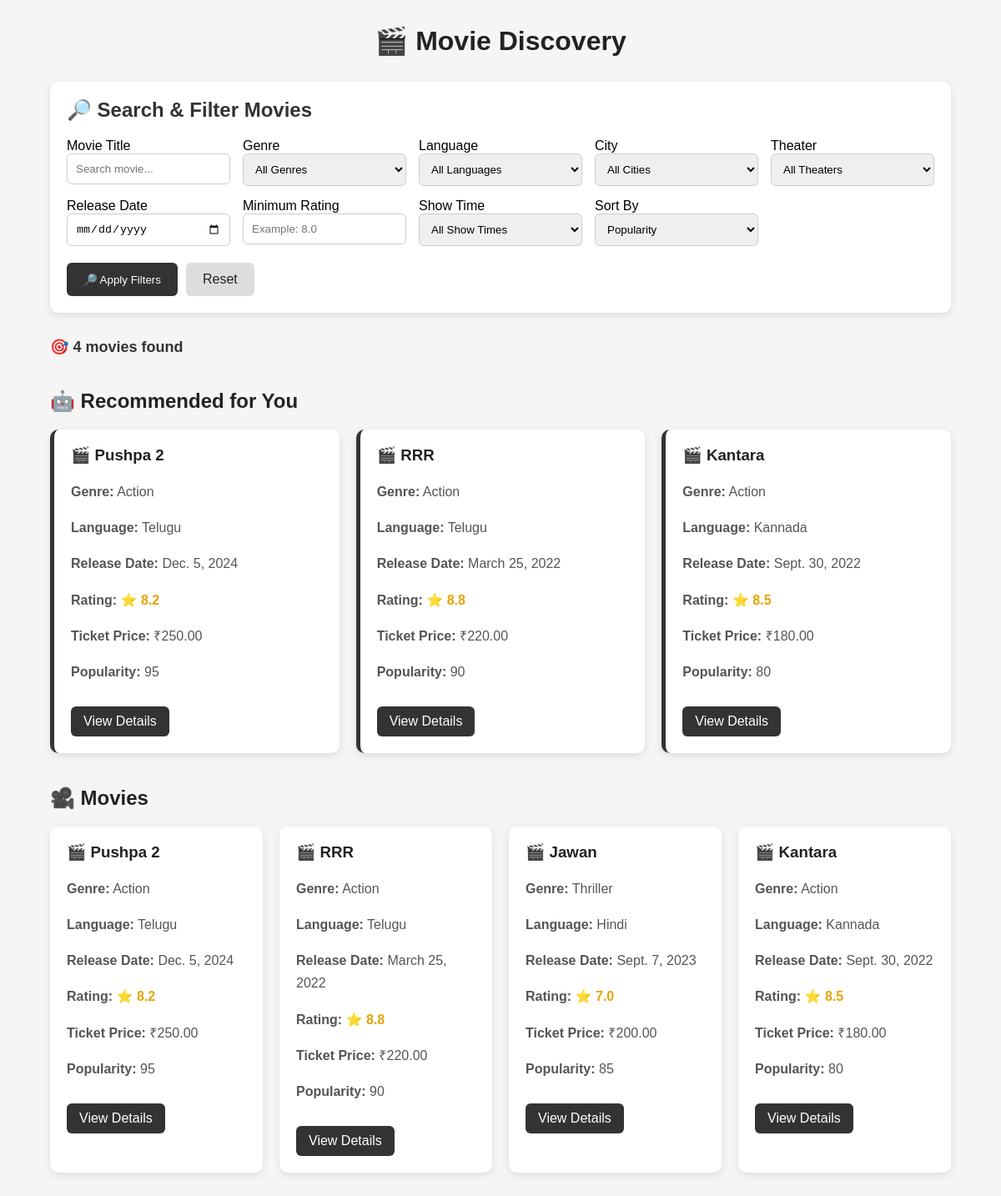
The app's page / (signed in) with its own data.
### movies/models.py (models this page shows, shortened)
class Movie(models.Model):
    LANGUAGE_CHOICES = [
        ("Telugu", "Telugu"),
        ("Hindi", "Hindi"),
        ("Tamil", "Tamil"),
        ("Kannada", "Kannada"),
        ("English", "English"),
    ]
    title = models.CharField(
        max_length=200,
        db_index=True
    )
    genre = models.ForeignKey(
        Genre,
        on_delete=models.CASCADE,
        related_name="movies"
    )
    language = models.CharField(
        max_length=50,
        choices=LANGUAGE_CHOICES,
        db_index=True
    )
    release_date = models.DateField(
        db_index=True
    )
    rating = models.DecimalField(
        max_digits=3,
        decimal_places=1,
        default=0
    )
    ticket_price = models.DecimalField(
        max_digits=8,
        decimal_places=2
    )
    popularity = models.PositiveIntegerField(
        default=0,
        db_index=True
    )
    theaters = models.ManyToManyField(
        Theater,
        related_name="movies"
    )
    created_at = models.DateTimeField(
        auto_now_add=True
    )
    class Meta:
        indexes = [
            models.Index(
                fields=["title", "language"]
            ),
            models.Index(
                fields=["release_date", "rating"]
            ),
            models.Index(
                fields=["popularity"]
            ),
        ]

class Genre(models.Model):
    name = models.CharField(
        max_length=100,
        unique=True
    )

### movies/views.py (the view, shortened to what this page needs)
@login_required
def movie_list(request):
    search = request.GET.get("search", "").strip()
    genre = request.GET.get("genre", "").strip()
    language = request.GET.get("language", "").strip()
    city = request.GET.get("city", "").strip()
    theater = request.GET.get("theater", "").strip()
    release_date = request.GET.get("release_date", "").strip()
    rating = request.GET.get("rating", "").strip()
    show_time = request.GET.get("show_time", "").strip()
    sort = request.GET.get("sort", "popularity").strip()
    movies = (
        Movie.objects
        .select_related("genre")
        .prefetch_related("theaters__city")
    )
    if search:
        movies = movies.filter(
            title__icontains=search
        )
    if language:
        movies = movies.filter(
            language=language
        )
    if release_date:
        movies = movies.filter(
            release_date=release_date
        )
    movies = movies.distinct()
    if sort == "newest":
        movies = movies.order_by(
            "-release_date"
        )
    elif sort == "rating":
        movies = movies.order_by(
            "-rating"
        )
    elif sort == "price_low":
        movies = movies.order_by(
            "ticket_price"
        )
    elif sort == "price_high":
        movies = movies.order_by(
            "-ticket_price"
        )
    else:
        movies = movies.order_by(
            "-popularity"
        )
    matching_movies = movies.count()
    paginator = Paginator(
        movies,
        6
    )
    page_number = request.GET.get(
        "page"
    )
    page_obj = paginator.get_page(
        page_number
    )
    genres = Genre.objects.all().order_by(
        "name"
    )
    cities = City.objects.all().order_by(
        "name"
    )
    theaters = Theater.objects.select_related(
        "city"
    ).order_by(
        "name"
    )
    booked_movie_ids = Booking.objects.filter(
        user=request.user
    ).values_list(
        "movie_id",
        flat=True
    )
    viewed_movie_ids = RecentlyViewed.objects.filter(
        user=request.user
    ).order_by(
        "-viewed_at"
    ).values_list(
        "movie_id",
        flat=True
    )[:10]
    booked_genre_ids = Movie.objects.filter(
        id__in=booked_movie_ids
    ).values_list(
        "genre_id",
        flat=True
    )
    recommended_movies = (
        Movie.objects
        .select_related("genre")
        .filter(
            Q(genre_id__in=booked_genre_ids)
            |
            Q(id__in=viewed_movie_ids)
        )
        .exclude(
            id__in=booked_movie_ids
        )
        .order_by(
            "-popularity"
        )
        .distinct()[:5]
    )
    context = {
        "movies": page_obj,
        "page_obj": page_obj,
        "matching_movies": matching_movies,
        "genres": genres,
        "cities": cities,
        "theaters": theaters,
        "search": search,
        "selected_genre": genre,
        "selected_language": language,
        "selected_city": city,
        "selected_theater": theater,
        "selected_release_date": release_date,
        "selected_rating": rating,
        "selected_show_time": show_time,
        "selected_sort": sort,
        "languages": Movie.LANGUAGE_CHOICES,
        "recommended_movies": recommended_movies,
    }
    return render(
        request,
        "movies/movie_list.html",
        context
    )

### movies/templates/movies/movie_list.html (shortened to what this page needs)
{% load static %}
<!DOCTYPE html>
<html lang="en">
<head>
</head>
<body>
<div class="container">
    <h1>🎬 Movie Discovery</h1>
    <div class="filter-box">
        <h2>🔎 Search & Filter Movies</h2>
        <form method="GET" action="{% url 'movie_list' %}">
            <div class="filter-grid">
                <div>
                    <label>Movie Title</label>
                    <input
                        type="text"
                        name="search"
                        placeholder="Search movie..."
                        value="{{ search }}"
                    >
                </div>
                <div>
                    <label>Genre</label>
                    <select name="genre">
                        <option value="">All Genres</option>
                    </select>
                </div>
                <div>
                    <label>Language</label>
                    <select name="language">
                        <option value="">All Languages</option>
                    </select>
                </div>
                <div>
                    <label>City</label>
                    <select name="city">
                        <option value="">All Cities</option>
                    </select>
                </div>
                <div>
                    <label>Theater</label>
                    <select name="theater">
                        <option value="">All Theaters</option>
                    </select>
                </div>
                <div>
                    <label>Release Date</label>
                    <input
                        type="date"
                        name="release_date"
                        value="{{ selected_release_date }}"
                    >
                </div>
                <div>
                    <label>Minimum Rating</label>
                    <input
                        type="number"
                        name="rating"
                        min="0"
                        max="10"
                        step="0.1"
                        placeholder="Example: 8.0"
                        value="{{ selected_rating }}"
                    >
                </div>
                <div>
                    <label>Show Time</label>
                    <select name="show_time">
                        <option value="">All Show Times</option>
                    </select>
                </div>
                <div>
                    <label>Sort By</label>
                    <select name="sort">
                        <option
                            value="popularity"
                            {% if selected_sort == "popularity" %}
                                selected
                            {% endif %}
                        >
                            Popularity
                        </option>
                    </select>
                </div>
            </div>
            <div class="button-row">
                <button
                    type="submit"
                    class="search-button"
                >
                    🔎 Apply Filters
                </button>
                <a
                    href="{% url 'movie_list' %}"
                    class="reset-button"
                >
                    Reset
                </a>
            </div>
        </form>
    </div>
    <div class="result-count">
        🎯 {{ matching_movies }} movies found
    </div>
    {% if recommended_movies %}
        <div class="recommendation-section">
            <h2 class="section-title">
                🤖 Recommended for You
            </h2>
            <div class="movie-grid">
                {% for movie in recommended_movies %}
                    <div class="movie-card recommendation-card">
                        <h3>
                            🎬 {{ movie.title }}
                        </h3>
                        <div class="movie-info">
                            <p>
                                <strong>Genre:</strong>
                                {{ movie.genre.name }}
                            </p>
                            <p>
                                <strong>Language:</strong>
                                {{ movie.language }}
                            </p>
                            <p>
                                <strong>Release Date:</strong>
                                {{ movie.release_date }}
                            </p>
                            <p>
                                <strong>Rating:</strong>
                                <span class="rating">
                                    ⭐ {{ movie.rating }}
                                </span>
                            </p>
                            <p>
                                <strong>Ticket Price:</strong>
                                ₹{{ movie.ticket_price }}
                            </p>
                            <p>
                                <strong>Popularity:</strong>
                                {{ movie.popularity }}
                            </p>
                        </div>
                        <a
                            href="{% url 'movie_detail' movie.id %}"
                            class="details-button"
                        >
                            View Details
                        </a>
                    </div>
                {% endfor %}
            </div>
        </div>
    {% endif %}
    <h2 class="section-title">
        🎥 Movies
    </h2>
    {% if movies %}
        <div class="movie-grid">
            {% for movie in movies %}
                <div class="movie-card">
                    <h3>
                        🎬 {{ movie.title }}
                    </h3>
                    <div class="movie-info">
                        <p>
                            <strong>Genre:</strong>
                            {{ movie.genre.name }}
                        </p>
                        <p>
                            <strong>Language:</strong>
                            {{ movie.language }}
                        </p>
                        <p>
                            <strong>Release Date:</strong>
                            {{ movie.release_date }}
                        </p>
                        <p>
                            <strong>Rating:</strong>
                            <span class="rating">
                                ⭐ {{ movie.rating }}
                            </span>
                        </p>
                        <p>
                            <strong>Ticket Price:</strong>
                            ₹{{ movie.ticket_price }}
                        </p>
                        <p>
                            <strong>Popularity:</strong>
                            {{ movie.popularity }}
                        </p>
                    </div>
                    <a
                        href="{% url 'movie_detail' movie.id %}"
                        class="details-button"
                    >
                        View Details
                    </a>
                </div>
            {% endfor %}
        </div>
    {% else %}
        <p class="empty-message">
            😔 No movies found matching your filters.
        </p>
    {% endif %}
    <div class="footer-space"></div>
</div>
</body>
</html>

### movies/templates/movies/movie_list.html (style rules this page uses)
body { font-family: Arial, sans-serif; background: #f5f5f5; margin: 0; padding: 0; }
.container { width: 90%; max-width: 1200px; margin: 30px auto; }
h1 { text-align: center; color: #222; margin-bottom: 30px; }
.filter-box { background: white; padding: 20px; border-radius: 10px; box-shadow: 0 3px 10px rgba(0, 0, 0, 0.1); margin-bottom: 30px; }
.filter-box h2 { margin-top: 0; color: #333; }
.filter-grid { display: grid; grid-template-columns: repeat(auto-fit, minmax(180px, 1fr)); gap: 15px; }
input, select { width: 100%; padding: 10px; border: 1px solid #ccc; border-radius: 6px; box-sizing: border-box; }
.button-row { margin-top: 20px; display: flex; gap: 10px; }
.search-button { background: #333; color: white; border: none; padding: 11px 20px; border-radius: 6px; cursor: pointer; }
.reset-button { background: #ddd; color: #222; text-decoration: none; padding: 11px 20px; border-radius: 6px; }
.result-count { font-size: 18px; font-weight: bold; margin-bottom: 20px; color: #333; }
.section-title { margin-top: 30px; margin-bottom: 20px; color: #222; }
.movie-grid { display: grid; grid-template-columns: repeat(auto-fit, minmax(250px, 1fr)); gap: 20px; }
.movie-card { background: white; padding: 20px; border-radius: 10px; box-shadow: 0 3px 10px rgba(0, 0, 0, 0.1); }
.movie-card h3 { margin-top: 0; color: #222; }
.movie-info { line-height: 1.7; color: #555; }
.rating { color: #e6a400; font-weight: bold; }
.details-button { display: inline-block; margin-top: 12px; padding: 9px 15px; background: #333; color: white; text-decoration: none; border-radius: 6px; }
.recommendation-section { margin-top: 40px; margin-bottom: 40px; }
.recommendation-card { border-left: 5px solid #333; }
.footer-space { height: 40px; }

### records on screen
Movie: title "Pushpa 2", genre.name "Action", language "Telugu", release_date "Dec. 5, 2024", rating "8.2", ticket_price "250.00", popularity "95"
Movie: title "RRR", genre.name "Action", language "Telugu", release_date "March 25, 2022", rating "8.8", ticket_price "220.00", popularity "90"
Movie: title "Kantara", genre.name "Action", language "Kannada", release_date "Sept. 30, 2022", rating "8.5", ticket_price "180.00", popularity "80"
Movie: title "Jawan", genre.name "Thriller", language "Hindi", release_date "Sept. 7, 2023", rating "7.0", ticket_price "200.00", popularity "85"

### other values on screen
{{ matching_movies }} "4"
